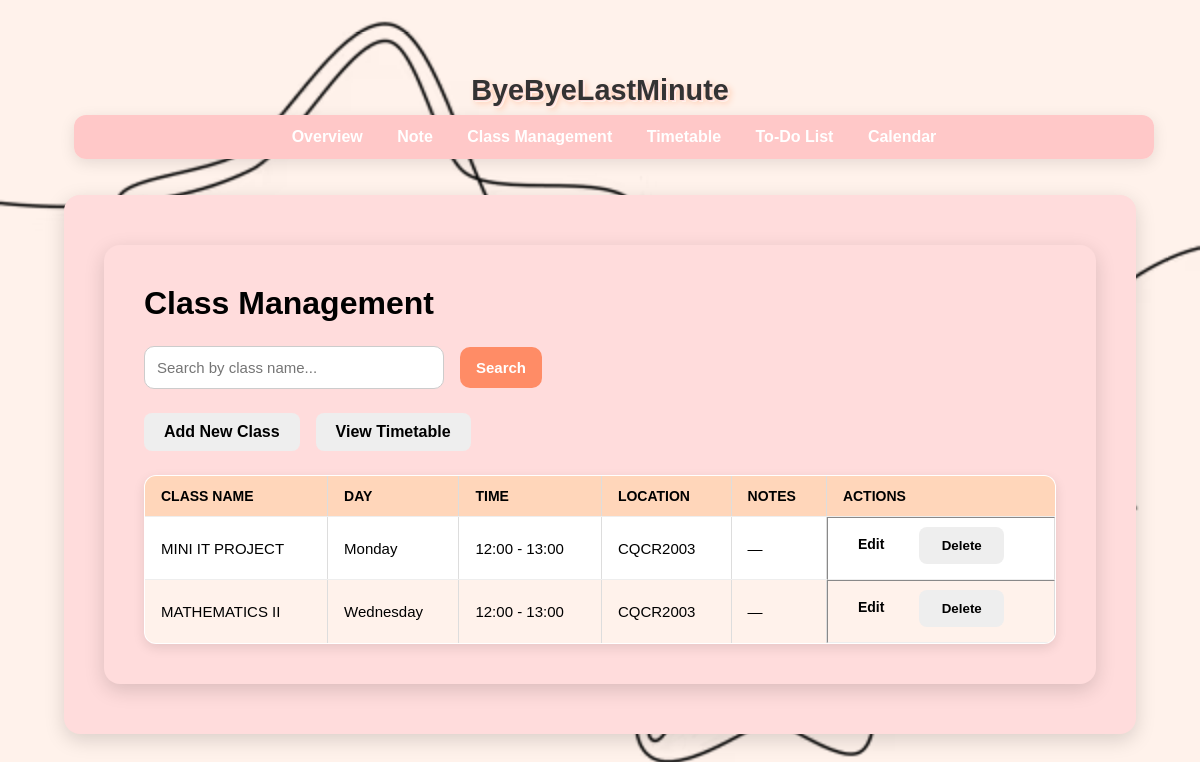
The app's page /classes, older data.
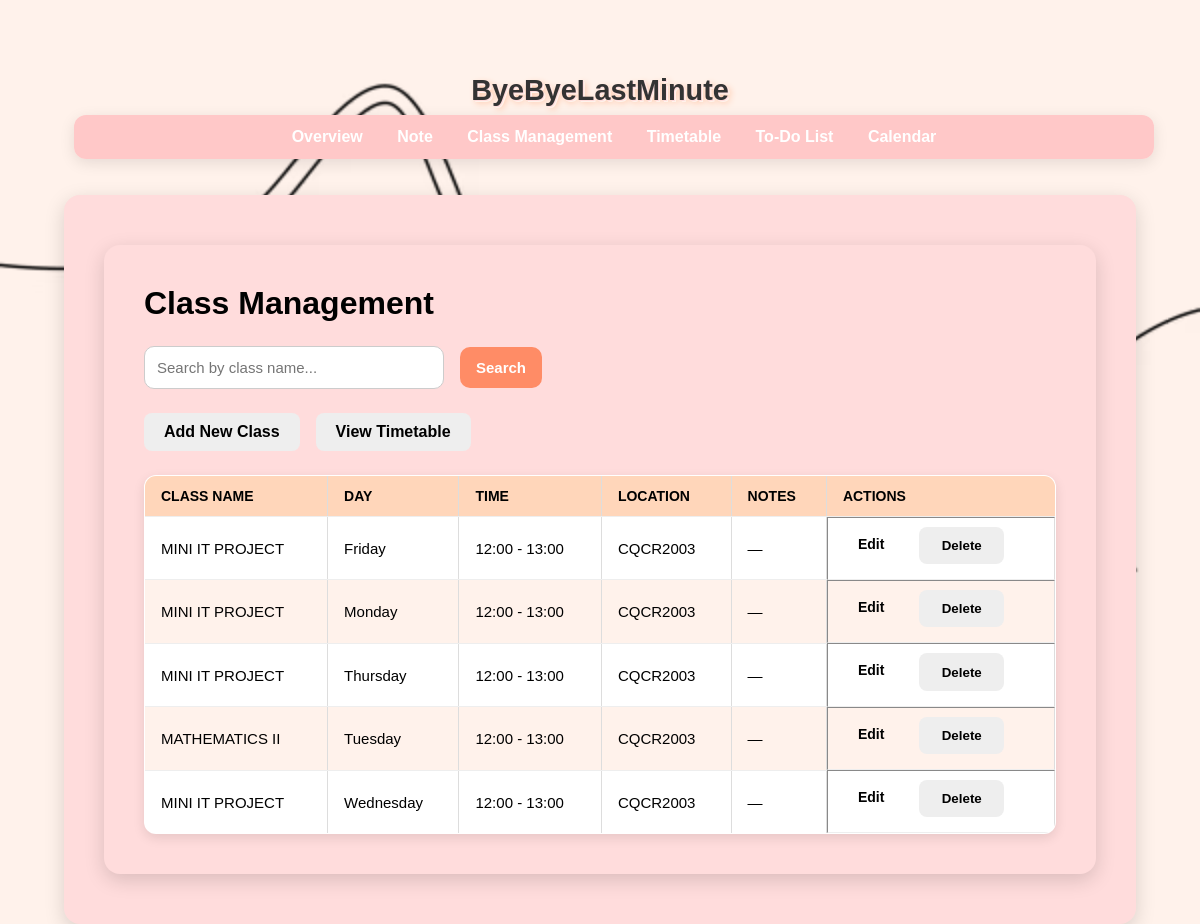
The same page, newer data.
### tables this page shows
CREATE TABLE classes (
                id INTEGER PRIMARY KEY AUTOINCREMENT,
                name TEXT NOT NULL,
                day TEXT NOT NULL,
                start_time TEXT NOT NULL,
                end_time TEXT NOT NULL,
                location TEXT NOT NULL,
                notes TEXT
            );

### app.py (the view)
@app.route("/classes", methods=["GET"])
def classes():
    search_query = request.args.get("q", "").strip()
    with get_db_connection() as conn:
        if search_query:
            classes = conn.execute(
                "SELECT * FROM classes WHERE name LIKE ? ORDER BY day, start_time",
                (f"%{search_query}%",)
            ).fetchall()
        else:
            classes = conn.execute("SELECT * FROM classes ORDER BY day, start_time").fetchall()
    return render_template("classes.html", classes=classes, search_query=search_query)

### app.py (called while the page is built)
def get_db_connection():
    conn = sqlite3.connect(DB_NAME, timeout=10)
    conn.row_factory = sqlite3.Row
    return conn

@app.context_processor
def inject_vapid_key():
    return dict(VAPID_PUBLIC_KEY=VAPID_PUBLIC_KEY)

### templates/classes.html (shortened to what this page needs)
{% extends "base.html" %}
{% block content %}
<main class="container">
  <h1>Class Management</h1>
  <form method="GET" class="search-form">
    <input type="text" name="q" placeholder="Search by class name..." value="{{ search_query or '' }}">
    <button type="submit">Search</button>
  </form>
  <div class="actions">
    <a href="{{ url_for('add_class') }}" class="button secondary">Add New Class</a>
    <a href="{{ url_for('timetable') }}" class="button secondary">View Timetable</a>
  </div>
  {% if classes %}
    <table border="1" cellpadding="8" cellspacing="0">
      <thead>
        <tr>
          <th>Class Name</th>
          <th>Day</th>
          <th>Time</th>
          <th>Location</th>
          <th>Notes</th>
          <th>Actions</th>
        </tr>
      </thead>
      <tbody>
        {% for class in classes %}
          <tr>
            <td>{{ class['name'] }}</td>
            <td>{{ class['day'] }}</td>
            <td>{{ class['start_time'] }} - {{ class['end_time'] }}</td>
            <td>{{ class['location'] }}</td>
            <td>{{ class['notes'] or '—' }}</td>
            <td class="action-buttons" style="position: relative;">
              <a href="{{ url_for('edit_class', class_id=class['id']) }}" class="button small" style="display:inline-block; vertical-align:middle;">Edit</a>
              <form method="POST" action="{{ url_for('delete_class', class_id=class['id']) }}"
                    onsubmit="return confirm('Are you sure you want to delete this class?');"
                    style="display:inline-block; position: relative; top:-3px; margin-left:5px;">
                <button type="submit" class="secondary small">Delete</button>
              </form>
            </td>
          </tr>
        {% endfor %}
      </tbody>
    </table>
  {% else %}
    <p class="empty-message">
      No classes found. <a href="{{ url_for('add_class') }}">Add your first class.</a>
    </p>
  {% endif %}
</main>
{% endblock %}

### templates/base.html (shortened to what this page needs)
<!DOCTYPE html>
<html lang="en">
<head>
  <link rel="stylesheet" href="{{ url_for('static', filename='style.css') }}">
</head>
<body>
  <header class="site-header">
    <h1>ByeByeLastMinute</h1>
    <nav class="navbar">
      <a href="{{ url_for('home') }}">Overview</a>
      <a href="{{ url_for('dashboard') }}">Note</a>
      <a href="{{ url_for('classes') }}">Class Management</a>
      <a href="{{ url_for('timetable') }}">Timetable</a>
      <a href="{{ url_for('todos') }}">To-Do List</a>
      <a href="{{ url_for('calendar_view') }}">Calendar</a>
    </nav>
  </header>
  <main class="container">
    {% block content %}{% endblock %}
  </main>
</body>
</html>

### static/style.css (style rules this page uses)
* { margin: 0; padding: 0; box-sizing: border-box; }
html, body { height: 100%; font-family: Arial, sans-serif; background-color: #FFF2EB; background-image: url("Dashboard Background Image.jpg"), url("Dashboard Background Image.avif"); background-repeat: no-repeat; background-size: cover; background-position: center; background-attachment: fixed; color: #000; padding: 2rem; }
.container { max-width: 1100px; width: 100%; margin: 10px auto; padding: 2.5rem; background: #FFDCDC; border-radius: 16px; box-shadow: 0 6px 20px rgba(0,0,0,0.15); }
h1, h2 { margin-bottom: 1rem; color: #000; }
form { display: grid; gap: 1.5rem; }
input, select, textarea { padding: 12px 14px; border-radius: 10px; border: 1px solid #ccc; background: #fff; font-size: 15px; transition: border-color 0.3s; }
.actions { grid-column: span 2; display: flex; gap: 1rem; margin-top: 0.5rem; }
button { padding: 0.7rem 1.4rem; border-radius: 8px; border: none; font-weight: 600; cursor: pointer; transition: background 0.3s; }
button[type="submit"] { background: #ff8c66; color: #fff; }
button.secondary { background: #eee; color: #000; }
.search-form { display: flex; gap: 1rem; margin-bottom: 1.5rem; align-items: center; }
.search-form input { flex: 1; max-width: 300px; }
.actions { margin-bottom: 1.5rem; }
.action-buttons { display: flex; gap: 0.5rem; }
.button { display: inline-block; padding: 0.7rem 1.4rem; border-radius: 8px; border: none; font-weight: 600; cursor: pointer; transition: background 0.3s; text-decoration: none; text-align: center; }
.button.small { padding: 0.4rem 0.8rem; font-size: 0.9rem; }
.button.secondary { background: #eee; color: #000; }
table { width: 100%; border-collapse: collapse; margin-top: 1rem; background: #fff; border-radius: 12px; overflow: hidden; box-shadow: 0 4px 12px rgba(0,0,0,0.1); font-size: 15px; border: 1px solid #ddd; }
thead { background: #FFD6BA; color: #000; text-transform: uppercase; font-weight: bold; font-size: 14px; }
th, td { padding: 12px 16px; text-align: left; border-bottom: 1px solid #eee; }
tbody tr:nth-child(even) { background: #FFF2EB; }
.site-header h1 { font-size: 3rem; font-weight: bold; text-align: center; margin: 10px auto; color: #333333; text-shadow: 1px 1px 0 #FFDCDC, 2px 2px 0 #FFF2EB, 3px 3px 6px #ffc2a1; }
.site-header { color: #fff; padding: 10px; text-align: center; }
.site-header h1 { margin: 0; font-size: 1.8rem; }
.navbar { margin-top: 8px; }
.navbar a { color: #fff; margin: 0 15px; text-decoration: none; font-weight: bold; }
.container { background: #FFDCDC; border-radius: 16px; box-shadow: 0 6px 20px rgba(0,0,0,0.15); padding: 2.5rem; margin: 10px auto; max-width: 1100px; }
.container h1 { color: #000; margin-bottom: 1.5rem; text-align: left; font-size: 2rem; font-weight: bold; }
.actions { display: flex; justify-content: flex-start; gap: 1rem; margin-bottom: 2rem; flex-wrap: wrap; }
.search-form input { padding: 12px; border-radius: 10px; border: 1px solid #ccc; background: #fff; font-size: 15px; width: 280px; }
.button { padding: 10px 20px; border: none; border-radius: 8px; font-weight: 600; cursor: pointer; text-decoration: none; transition: background 0.3s; color: #000; display: inline-block; }
.button.secondary { background-color: #eee; color: #000; }
.button.small { padding: 6px 12px; font-size: 14px; margin: 0 2px; }
.search-form button { padding: 12px 16px; border-radius: 10px; font-size: 15px; border: none; cursor: pointer; transition: background 0.3s; text-align: center; }
.actions { display: flex; gap: 1rem; margin-bottom: 1.5rem; flex-wrap: wrap; }
.action-buttons { display: flex; gap: 1rem; flex-wrap: wrap; }
nav { background: linear-gradient(135deg, #ffc8c8 0%, #ffc8c8 100%); padding: 0.8rem 2rem; border-radius: 12px; width: 90vw; box-shadow: 0 4px 15px rgba(0, 0, 0, 0.1); margin: 1rem 0; }

Row changes from the older to the newer data that the page shows:
added classes: name "MINI IT PROJECT", day "Friday", start_time "12:00", end_time "13:00", location "CQCR2003", notes "—"
added classes: name "MINI IT PROJECT", day "Thursday", start_time "12:00", end_time "13:00", location "CQCR2003", notes "—"
changed classes "MATHEMATICS II": day "Wednesday" → "Tuesday"
added classes: name "MINI IT PROJECT", day "Wednesday", start_time "12:00", end_time "13:00", location "CQCR2003", notes "—"
